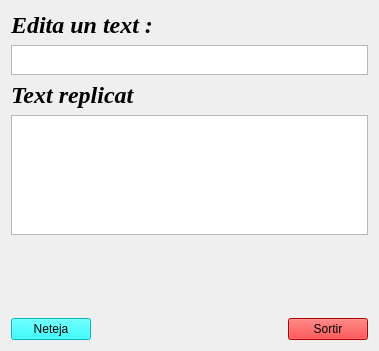
<?xml version="1.0" encoding="UTF-8"?>
<ui version="4.0">
 <class>Widget</class>
 <widget class="QWidget" name="Widget">
  <property name="geometry">
   <rect>
    <x>0</x>
    <y>0</y>
    <width>379</width>
    <height>351</height>
   </rect>
  </property>
  <property name="sizePolicy">
   <sizepolicy hsizetype="Fixed" vsizetype="Fixed">
    <horstretch>0</horstretch>
    <verstretch>0</verstretch>
   </sizepolicy>
  </property>
  <property name="windowTitle">
   <string>Widget</string>
  </property>
  <layout class="QGridLayout" name="gridLayout">
   <item row="5" column="0">
    <layout class="QHBoxLayout" name="horizontalLayout_2">
     <item>
      <widget class="QPushButton" name="pushButton">
       <property name="styleSheet">
        <string notr="true">background-color: cyan;
color: black;
</string>
       </property>
       <property name="text">
        <string>Neteja</string>
       </property>
      </widget>
     </item>
     <item>
      <spacer name="horizontalSpacer">
       <property name="orientation">
        <enum>Qt::Horizontal</enum>
       </property>
       <property name="sizeHint" stdset="0">
        <size>
         <width>40</width>
         <height>20</height>
        </size>
       </property>
      </spacer>
     </item>
     <item>
      <widget class="QPushButton" name="pushButton_2">
       <property name="styleSheet">
        <string notr="true">background-color:red;
color:black;</string>
       </property>
       <property name="text">
        <string>Sortir</string>
       </property>
      </widget>
     </item>
    </layout>
   </item>
   <item row="2" column="0">
    <widget class="QLabel" name="label">
     <property name="styleSheet">
      <string notr="true">font-style:italic;
font-weight:bold;
font-family:times new roman;
font-size:24px;</string>
     </property>
     <property name="text">
      <string>Text replicat</string>
     </property>
    </widget>
   </item>
   <item row="4" column="0">
    <spacer name="verticalSpacer">
     <property name="orientation">
      <enum>Qt::Vertical</enum>
     </property>
     <property name="sizeHint" stdset="0">
      <size>
       <width>20</width>
       <height>40</height>
      </size>
     </property>
    </spacer>
   </item>
   <item row="0" column="0">
    <widget class="QLabel" name="label_2">
     <property name="styleSheet">
      <string notr="true">font-style:italic;
font-weight:bold;
font-family:times new roman;
font-size:24px;</string>
     </property>
     <property name="text">
      <string>Edita un text :</string>
     </property>
    </widget>
   </item>
   <item row="1" column="0">
    <widget class="QTextEdit" name="textEditMain">
     <property name="maximumSize">
      <size>
       <width>16777215</width>
       <height>30</height>
      </size>
     </property>
    </widget>
   </item>
   <item row="3" column="0">
    <widget class="QTextEdit" name="textEditCopy">
     <property name="maximumSize">
      <size>
       <width>16777215</width>
       <height>120</height>
      </size>
     </property>
    </widget>
   </item>
  </layout>
 </widget>
 <resources/>
 <connections>
  <connection>
   <sender>pushButton_2</sender>
   <signal>clicked()</signal>
   <receiver>Widget</receiver>
   <slot>close()</slot>
   <hints>
    <hint type="sourcelabel">
     <x>324</x>
     <y>321</y>
    </hint>
    <hint type="destinationlabel">
     <x>349</x>
     <y>283</y>
    </hint>
   </hints>
  </connection>
  <connection>
   <sender>pushButton</sender>
   <signal>clicked()</signal>
   <receiver>textEditCopy</receiver>
   <slot>clear()</slot>
   <hints>
    <hint type="sourcelabel">
     <x>53</x>
     <y>330</y>
    </hint>
    <hint type="destinationlabel">
     <x>65</x>
     <y>204</y>
    </hint>
   </hints>
  </connection>
  <connection>
   <sender>pushButton</sender>
   <signal>clicked()</signal>
   <receiver>textEditMain</receiver>
   <slot>clear()</slot>
   <hints>
    <hint type="sourcelabel">
     <x>43</x>
     <y>331</y>
    </hint>
    <hint type="destinationlabel">
     <x>175</x>
     <y>55</y>
    </hint>
   </hints>
  </connection>
 </connections>
</ui>
